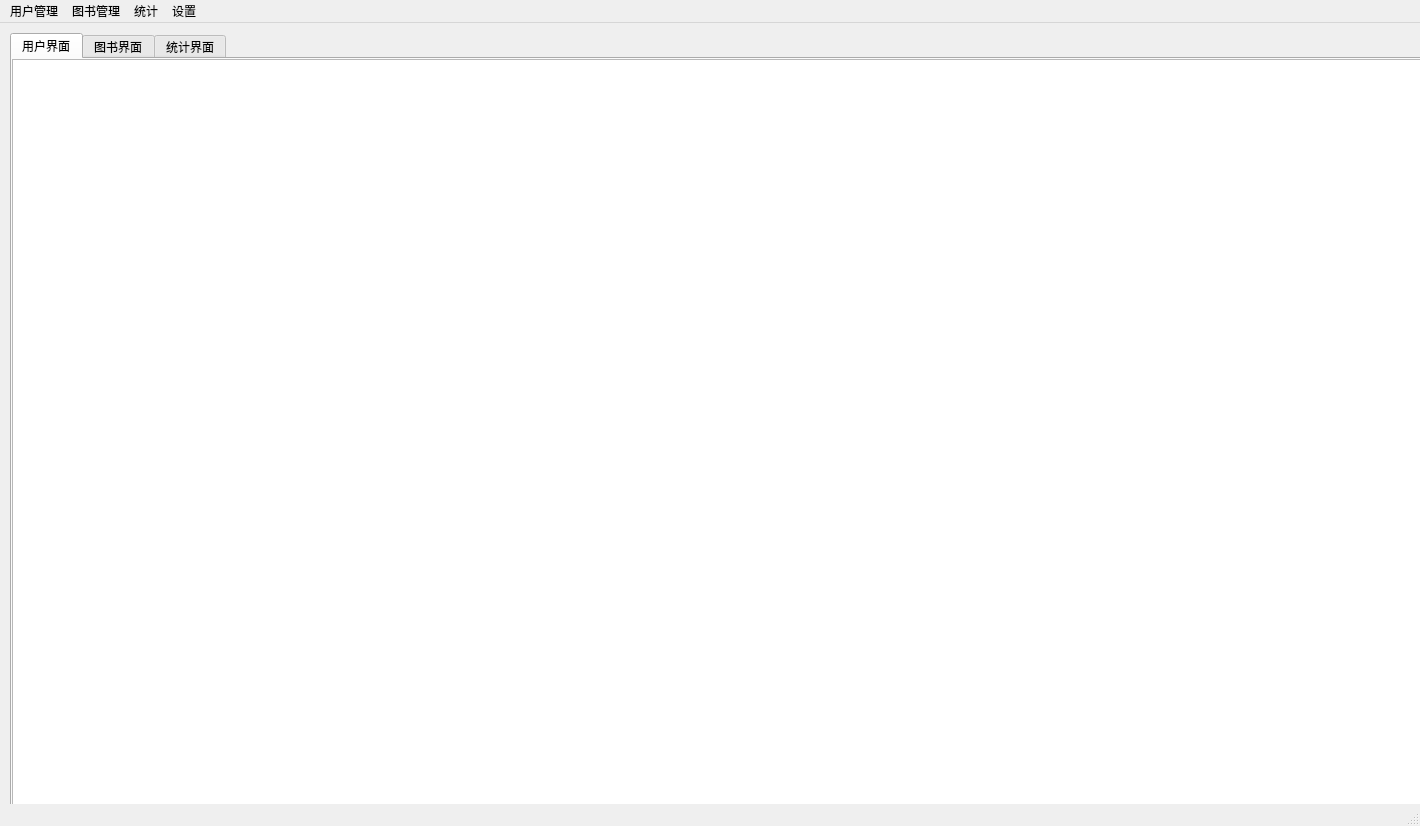
<?xml version="1.0" encoding="UTF-8"?>
<ui version="4.0">
 <class>Adiminster</class>
 <widget class="QMainWindow" name="Adiminster">
  <property name="geometry">
   <rect>
    <x>0</x>
    <y>0</y>
    <width>1420</width>
    <height>826</height>
   </rect>
  </property>
  <property name="windowTitle">
   <string>MainWindow</string>
  </property>
  <widget class="QWidget" name="centralwidget">
   <widget class="QWidget" name="widget_4" native="true">
    <property name="geometry">
     <rect>
      <x>10</x>
      <y>10</y>
      <width>1511</width>
      <height>881</height>
     </rect>
    </property>
    <widget class="QTabWidget" name="tabWidget">
     <property name="geometry">
      <rect>
       <x>0</x>
       <y>0</y>
       <width>1651</width>
       <height>891</height>
      </rect>
     </property>
     <property name="currentIndex">
      <number>0</number>
     </property>
     <widget class="QWidget" name="tab">
      <attribute name="title">
       <string>用户界面</string>
      </attribute>
      <widget class="QTableView" name="userDataTableView">
       <property name="geometry">
        <rect>
         <x>0</x>
         <y>0</y>
         <width>1451</width>
         <height>771</height>
        </rect>
       </property>
      </widget>
     </widget>
     <widget class="QWidget" name="tab_2">
      <attribute name="title">
       <string>图书界面</string>
      </attribute>
      <widget class="QTableView" name="bookDataTableView">
       <property name="geometry">
        <rect>
         <x>0</x>
         <y>0</y>
         <width>1371</width>
         <height>781</height>
        </rect>
       </property>
      </widget>
     </widget>
     <widget class="QWidget" name="tab_3">
      <attribute name="title">
       <string>统计界面</string>
      </attribute>
      <widget class="QTableView" name="countTableView">
       <property name="geometry">
        <rect>
         <x>0</x>
         <y>0</y>
         <width>1511</width>
         <height>841</height>
        </rect>
       </property>
      </widget>
      <widget class="QCustomPlot" name="drawPaint" native="true">
       <property name="geometry">
        <rect>
         <x>110</x>
         <y>10</y>
         <width>1011</width>
         <height>661</height>
        </rect>
       </property>
      </widget>
      <widget class="QPushButton" name="drawBtn">
       <property name="geometry">
        <rect>
         <x>1140</x>
         <y>10</y>
         <width>101</width>
         <height>28</height>
        </rect>
       </property>
       <property name="text">
        <string>绘制统计结果</string>
       </property>
      </widget>
     </widget>
    </widget>
   </widget>
  </widget>
  <widget class="QMenuBar" name="menubar">
   <property name="geometry">
    <rect>
     <x>0</x>
     <y>0</y>
     <width>1420</width>
     <height>23</height>
    </rect>
   </property>
   <widget class="QMenu" name="menu">
    <property name="title">
     <string>用户管理</string>
    </property>
    <addaction name="actionaddUser"/>
    <addaction name="actionsearchUser"/>
    <addaction name="action"/>
   </widget>
   <widget class="QMenu" name="menu_2">
    <property name="title">
     <string>图书管理</string>
    </property>
    <addaction name="actionaddBook"/>
    <addaction name="actionsearchBook"/>
   </widget>
   <widget class="QMenu" name="menu_3">
    <property name="title">
     <string>统计</string>
    </property>
    <addaction name="actionborrowBookRanking"/>
    <addaction name="actionuserBorrowRanking"/>
    <addaction name="actionuserCollegeRanking"/>
    <addaction name="actionGenderReadingComparation"/>
   </widget>
   <widget class="QMenu" name="menu_4">
    <property name="title">
     <string>设置</string>
    </property>
    <addaction name="actionchangeAdmin"/>
    <addaction name="actionchangeUser_2"/>
    <addaction name="actionexit"/>
   </widget>
   <addaction name="menu"/>
   <addaction name="menu_2"/>
   <addaction name="menu_3"/>
   <addaction name="menu_4"/>
  </widget>
  <widget class="QStatusBar" name="statusbar"/>
  <action name="actionaddUser">
   <property name="text">
    <string>增加用户</string>
   </property>
  </action>
  <action name="actionsearchUser">
   <property name="text">
    <string>查找学生</string>
   </property>
   <property name="toolTip">
    <string>查找学生</string>
   </property>
  </action>
  <action name="actionaddBook">
   <property name="text">
    <string>添加书籍</string>
   </property>
  </action>
  <action name="actionsearchBook">
   <property name="text">
    <string>查找书籍</string>
   </property>
  </action>
  <action name="actionborrowBookRanking">
   <property name="text">
    <string>借阅总排行榜</string>
   </property>
  </action>
  <action name="actionuserBorrowRanking">
   <property name="text">
    <string>用户借阅排行榜</string>
   </property>
  </action>
  <action name="actionuserCollegeRanking">
   <property name="text">
    <string>学院借阅排行榜</string>
   </property>
  </action>
  <action name="actionchangeAdmin">
   <property name="text">
    <string>切换账号</string>
   </property>
  </action>
  <action name="actionchangeUser_2">
   <property name="text">
    <string>修改密码</string>
   </property>
  </action>
  <action name="actionexit">
   <property name="text">
    <string>退出</string>
   </property>
  </action>
  <action name="actionGenderReadingComparation">
   <property name="text">
    <string>男女阅读量对比</string>
   </property>
  </action>
  <action name="actionchangeUserPassword">
   <property name="text">
    <string>修改用户密码</string>
   </property>
  </action>
  <action name="action">
   <property name="text">
    <string>查找老师</string>
   </property>
  </action>
 </widget>
 <customwidgets>
  <customwidget>
   <class>QCustomPlot</class>
   <extends>QWidget</extends>
   <header>qcustomplot.h</header>
   <container>1</container>
  </customwidget>
 </customwidgets>
 <resources/>
 <connections/>
</ui>
